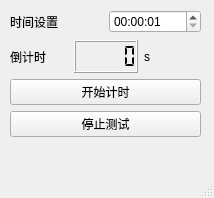
<?xml version="1.0" encoding="UTF-8"?>
<ui version="4.0">
 <class>timecount</class>
 <widget class="QMainWindow" name="timecount">
  <property name="geometry">
   <rect>
    <x>0</x>
    <y>0</y>
    <width>214</width>
    <height>198</height>
   </rect>
  </property>
  <property name="windowTitle">
   <string>MainWindow</string>
  </property>
  <widget class="QWidget" name="centralwidget">
   <widget class="QWidget" name="layoutWidget">
    <property name="geometry">
     <rect>
      <x>10</x>
      <y>10</y>
      <width>191</width>
      <height>23</height>
     </rect>
    </property>
    <layout class="QHBoxLayout" name="horizontalLayout">
     <item>
      <widget class="QLabel" name="label">
       <property name="text">
        <string>时间设置</string>
       </property>
      </widget>
     </item>
     <item>
      <widget class="QTimeEdit" name="timeEdit">
       <property name="maximumTime">
        <time>
         <hour>23</hour>
         <minute>59</minute>
         <second>59</second>
        </time>
       </property>
       <property name="time">
        <time>
         <hour>0</hour>
         <minute>0</minute>
         <second>1</second>
        </time>
       </property>
      </widget>
     </item>
    </layout>
   </widget>
   <widget class="QWidget" name="layoutWidget_2">
    <property name="geometry">
     <rect>
      <x>10</x>
      <y>40</y>
      <width>191</width>
      <height>97</height>
     </rect>
    </property>
    <layout class="QVBoxLayout" name="verticalLayout">
     <item>
      <layout class="QHBoxLayout" name="horizontalLayout_2">
       <item>
        <widget class="QLabel" name="label_2">
         <property name="text">
          <string>倒计时</string>
         </property>
        </widget>
       </item>
       <item>
        <widget class="QLCDNumber" name="lcd">
         <property name="font">
          <font>
           <weight>50</weight>
           <bold>false</bold>
          </font>
         </property>
         <property name="digitCount">
          <number>5</number>
         </property>
         <property name="segmentStyle">
          <enum>QLCDNumber::Flat</enum>
         </property>
         <property name="value" stdset="0">
          <double>0.000000000000000</double>
         </property>
         <property name="intValue" stdset="0">
          <number>0</number>
         </property>
        </widget>
       </item>
       <item>
        <widget class="QLabel" name="label_3">
         <property name="text">
          <string>s</string>
         </property>
        </widget>
       </item>
      </layout>
     </item>
     <item>
      <widget class="QPushButton" name="pushButton">
       <property name="text">
        <string>开始计时</string>
       </property>
      </widget>
     </item>
     <item>
      <widget class="QPushButton" name="pushButton_2">
       <property name="text">
        <string>停止测试</string>
       </property>
      </widget>
     </item>
    </layout>
   </widget>
  </widget>
  <widget class="QMenuBar" name="menubar">
   <property name="geometry">
    <rect>
     <x>0</x>
     <y>0</y>
     <width>214</width>
     <height>26</height>
    </rect>
   </property>
  </widget>
  <widget class="QStatusBar" name="statusbar"/>
 </widget>
 <resources/>
 <connections/>
</ui>
